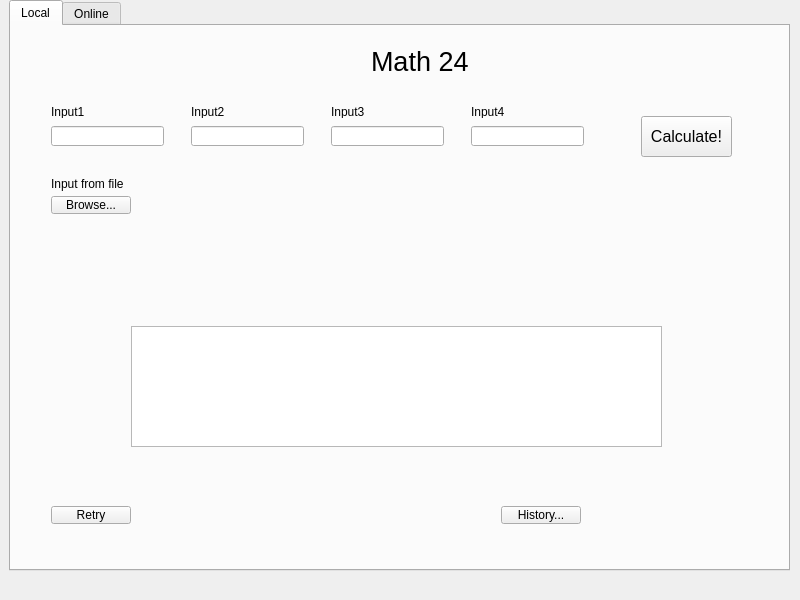
<?xml version="1.0" encoding="UTF-8"?>
<ui version="4.0">
 <class>Widget</class>
 <widget class="QWidget" name="Widget">
  <property name="geometry">
   <rect>
    <x>0</x>
    <y>0</y>
    <width>800</width>
    <height>600</height>
   </rect>
  </property>
  <property name="windowTitle">
   <string>Math 24</string>
  </property>
  <property name="windowIcon">
   <iconset resource="resources.qrc">
    <normaloff>:/images/widgetIcon.jpg</normaloff>:/images/widgetIcon.jpg</iconset>
  </property>
  <property name="autoFillBackground">
   <bool>false</bool>
  </property>
  <property name="styleSheet">
   <string notr="true">#Widget{background-image: url(:/images/background.jpg);}</string>
  </property>
  <widget class="QTabWidget" name="tabWidget">
   <property name="geometry">
    <rect>
     <x>9</x>
     <y>0</y>
     <width>781</width>
     <height>571</height>
    </rect>
   </property>
   <property name="styleSheet">
    <string notr="true">#localTab{background-image: url(:/images/background.jpg);}
#netTab{background-image: url(:/images/background.jpg);}</string>
   </property>
   <property name="currentIndex">
    <number>0</number>
   </property>
   <widget class="QWidget" name="localTab">
    <attribute name="title">
     <string>Local</string>
    </attribute>
    <widget class="QLineEdit" name="input1">
     <property name="geometry">
      <rect>
       <x>40</x>
       <y>100</y>
       <width>113</width>
       <height>20</height>
      </rect>
     </property>
    </widget>
    <widget class="QLabel" name="label">
     <property name="geometry">
      <rect>
       <x>40</x>
       <y>80</y>
       <width>40</width>
       <height>12</height>
      </rect>
     </property>
     <property name="text">
      <string>Input1</string>
     </property>
    </widget>
    <widget class="QLineEdit" name="input2">
     <property name="geometry">
      <rect>
       <x>180</x>
       <y>100</y>
       <width>113</width>
       <height>20</height>
      </rect>
     </property>
    </widget>
    <widget class="QLineEdit" name="input3">
     <property name="geometry">
      <rect>
       <x>320</x>
       <y>100</y>
       <width>113</width>
       <height>20</height>
      </rect>
     </property>
    </widget>
    <widget class="QLineEdit" name="input4">
     <property name="geometry">
      <rect>
       <x>460</x>
       <y>100</y>
       <width>113</width>
       <height>20</height>
      </rect>
     </property>
    </widget>
    <widget class="QLabel" name="label_2">
     <property name="geometry">
      <rect>
       <x>180</x>
       <y>80</y>
       <width>40</width>
       <height>12</height>
      </rect>
     </property>
     <property name="text">
      <string>Input2</string>
     </property>
    </widget>
    <widget class="QLabel" name="label_3">
     <property name="geometry">
      <rect>
       <x>320</x>
       <y>80</y>
       <width>40</width>
       <height>12</height>
      </rect>
     </property>
     <property name="text">
      <string>Input3</string>
     </property>
    </widget>
    <widget class="QLabel" name="label_4">
     <property name="geometry">
      <rect>
       <x>460</x>
       <y>80</y>
       <width>40</width>
       <height>12</height>
      </rect>
     </property>
     <property name="text">
      <string>Input4</string>
     </property>
    </widget>
    <widget class="QLabel" name="label_5">
     <property name="geometry">
      <rect>
       <x>40</x>
       <y>150</y>
       <width>91</width>
       <height>16</height>
      </rect>
     </property>
     <property name="text">
      <string>Input from file</string>
     </property>
    </widget>
    <widget class="QPushButton" name="fileBrowseButton">
     <property name="geometry">
      <rect>
       <x>40</x>
       <y>170</y>
       <width>80</width>
       <height>18</height>
      </rect>
     </property>
     <property name="text">
      <string>Browse...</string>
     </property>
    </widget>
    <widget class="QTextBrowser" name="outputBrowser">
     <property name="geometry">
      <rect>
       <x>120</x>
       <y>300</y>
       <width>531</width>
       <height>121</height>
      </rect>
     </property>
     <property name="styleSheet">
      <string notr="true"/>
     </property>
    </widget>
    <widget class="QPushButton" name="retryButton">
     <property name="geometry">
      <rect>
       <x>40</x>
       <y>480</y>
       <width>80</width>
       <height>18</height>
      </rect>
     </property>
     <property name="text">
      <string>Retry</string>
     </property>
    </widget>
    <widget class="QPushButton" name="historyButton">
     <property name="geometry">
      <rect>
       <x>490</x>
       <y>480</y>
       <width>80</width>
       <height>18</height>
      </rect>
     </property>
     <property name="text">
      <string>History...</string>
     </property>
    </widget>
    <widget class="QLabel" name="label_7">
     <property name="geometry">
      <rect>
       <x>360</x>
       <y>10</y>
       <width>141</width>
       <height>51</height>
      </rect>
     </property>
     <property name="font">
      <font>
       <pointsize>20</pointsize>
      </font>
     </property>
     <property name="styleSheet">
      <string notr="true"/>
     </property>
     <property name="text">
      <string>Math 24</string>
     </property>
    </widget>
    <widget class="QPushButton" name="calcButton">
     <property name="geometry">
      <rect>
       <x>630</x>
       <y>90</y>
       <width>91</width>
       <height>41</height>
      </rect>
     </property>
     <property name="font">
      <font>
       <pointsize>12</pointsize>
      </font>
     </property>
     <property name="text">
      <string>Calculate!</string>
     </property>
    </widget>
   </widget>
   <widget class="QWidget" name="netTab">
    <attribute name="title">
     <string>Online</string>
    </attribute>
    <widget class="QLCDNumber" name="lcdNumber">
     <property name="geometry">
      <rect>
       <x>40</x>
       <y>70</y>
       <width>64</width>
       <height>23</height>
      </rect>
     </property>
    </widget>
    <widget class="QLCDNumber" name="lcdNumber_2">
     <property name="geometry">
      <rect>
       <x>150</x>
       <y>70</y>
       <width>64</width>
       <height>23</height>
      </rect>
     </property>
    </widget>
    <widget class="QLabel" name="label_6">
     <property name="geometry">
      <rect>
       <x>40</x>
       <y>40</y>
       <width>40</width>
       <height>12</height>
      </rect>
     </property>
     <property name="font">
      <font>
       <pointsize>12</pointsize>
       <bold>false</bold>
      </font>
     </property>
     <property name="text">
      <string>Timer</string>
     </property>
    </widget>
    <widget class="QLabel" name="label_8">
     <property name="geometry">
      <rect>
       <x>110</x>
       <y>70</y>
       <width>40</width>
       <height>20</height>
      </rect>
     </property>
     <property name="text">
      <string>Min(s)</string>
     </property>
    </widget>
    <widget class="QLabel" name="label_9">
     <property name="geometry">
      <rect>
       <x>220</x>
       <y>70</y>
       <width>40</width>
       <height>20</height>
      </rect>
     </property>
     <property name="text">
      <string>Sec(s)</string>
     </property>
    </widget>
    <widget class="QPushButton" name="timerClearButton">
     <property name="geometry">
      <rect>
       <x>260</x>
       <y>70</y>
       <width>80</width>
       <height>21</height>
      </rect>
     </property>
     <property name="text">
      <string>Clear</string>
     </property>
    </widget>
    <widget class="Line" name="line">
     <property name="geometry">
      <rect>
       <x>490</x>
       <y>10</y>
       <width>20</width>
       <height>521</height>
      </rect>
     </property>
     <property name="orientation">
      <enum>Qt::Orientation::Vertical</enum>
     </property>
    </widget>
    <widget class="QPushButton" name="readyButton">
     <property name="geometry">
      <rect>
       <x>40</x>
       <y>120</y>
       <width>91</width>
       <height>41</height>
      </rect>
     </property>
     <property name="font">
      <font>
       <pointsize>16</pointsize>
      </font>
     </property>
     <property name="text">
      <string>Ready</string>
     </property>
     <property name="checkable">
      <bool>true</bool>
     </property>
     <property name="checked">
      <bool>false</bool>
     </property>
    </widget>
    <widget class="QTextBrowser" name="calcResBrowser">
     <property name="geometry">
      <rect>
       <x>40</x>
       <y>250</y>
       <width>421</width>
       <height>101</height>
      </rect>
     </property>
    </widget>
    <widget class="QTextBrowser" name="combatResBrowser">
     <property name="geometry">
      <rect>
       <x>40</x>
       <y>410</y>
       <width>421</width>
       <height>91</height>
      </rect>
     </property>
    </widget>
    <widget class="QLabel" name="label_10">
     <property name="geometry">
      <rect>
       <x>40</x>
       <y>220</y>
       <width>40</width>
       <height>12</height>
      </rect>
     </property>
     <property name="font">
      <font>
       <pointsize>11</pointsize>
      </font>
     </property>
     <property name="text">
      <string>Result</string>
     </property>
    </widget>
    <widget class="QLabel" name="label_11">
     <property name="geometry">
      <rect>
       <x>40</x>
       <y>380</y>
       <width>101</width>
       <height>16</height>
      </rect>
     </property>
     <property name="font">
      <font>
       <pointsize>11</pointsize>
      </font>
     </property>
     <property name="text">
      <string>Combat Result</string>
     </property>
    </widget>
    <widget class="QPushButton" name="searchGameButton">
     <property name="geometry">
      <rect>
       <x>510</x>
       <y>30</y>
       <width>101</width>
       <height>21</height>
      </rect>
     </property>
     <property name="text">
      <string>Search for game</string>
     </property>
    </widget>
    <widget class="QPushButton" name="hostGameButton">
     <property name="geometry">
      <rect>
       <x>660</x>
       <y>30</y>
       <width>101</width>
       <height>21</height>
      </rect>
     </property>
     <property name="text">
      <string>Host a game</string>
     </property>
    </widget>
   </widget>
  </widget>
 </widget>
 <resources>
  <include location="resources.qrc"/>
 </resources>
 <connections/>
</ui>
